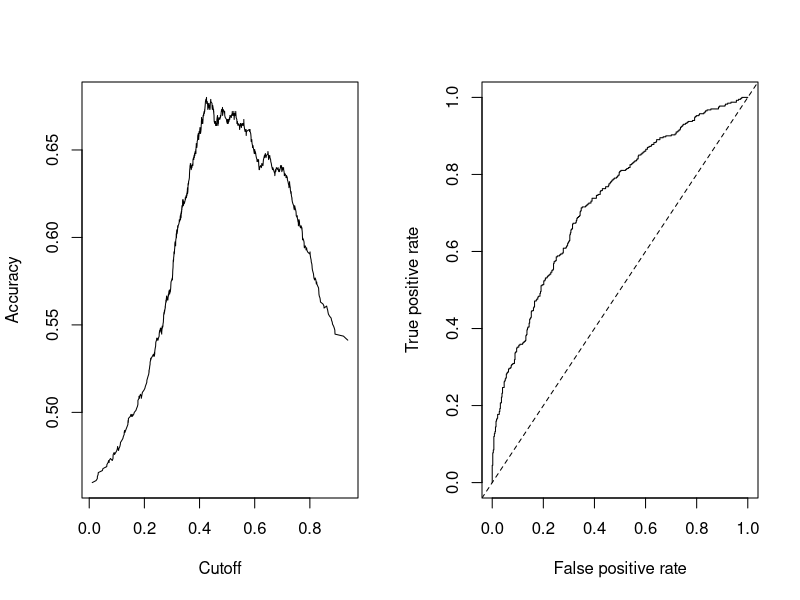

R code for this plot:
# Loading data
#install.packages("AER")
library(AER)
data("SwissLabor")

# Linear Probability Model ----
# participation is recorded as Yes or No
# R doesn't recognize it as numeric automatically, we need to do it
# when transform data to numeric, Yes = 2, No = 1
# by minusing 1 we change it to Yes = 1, No = 0
SwissLabor$participation <- as.numeric(SwissLabor$participation) - 1
swiss_lpm <- lm(participation ~ ., data = SwissLabor)
summary(swiss_lpm)

summary(predict(swiss_lpm))

# Probit & Logit Model ----
data("SwissLabor")

# Probit model ----
swiss_probit <- glm(participation ~ ., data = SwissLabor, 
                    family = binomial(link = "probit"))

summary(swiss_probit)

# finding the marginal effects of continuous regressors
pav <- mean(dnorm(predict(swiss_probit, type = "link")))
pav * coef(swiss_probit)

# finding the marginal effects of binary regressors
SwissLaborS <- SwissLaborNS <- SwissLabor

SwissLaborS$foreign <- 'yes'
SwissLaborNS$foreign <- 'no'

predictionsS <- predict(swiss_probit, newdata = SwissLaborS, type = "response")
predictionsNS <- predict(swiss_probit, newdata = SwissLaborNS, type = "response")

mean(predictionsS) - mean(predictionsNS)

# Lasso model ----
# fit a lasso model
swiss_logit <- glm(participation ~ ., data = SwissLabor, family = binomial)
summary(swiss_logit)

# find the marginal effect for continuous variable regressors
lav <- mean(dlogis(predict(swiss_logit, type = "link")))
lav * coef(swiss_logit)

# find the marginal effect for binary variable regressors
predictionsS <- predict(swiss_logit, newdata = SwissLaborS, type = "response")
predictionsNS <- predict(swiss_logit, newdata = SwissLaborNS, type = "response")

mean(predictionsS) - mean(predictionsNS)

# Assess the fit of a binary regression model ----
# Use both confusion matrix and ROC curve.

# confusion matrix
table(true = SwissLabor$participation, pred = round(fitted(swiss_probit)))
table(true = SwissLabor$participation, pred = round(fitted(swiss_logit)))

# ROC
#install.packages("ROCR")
library(ROCR)
pred <- prediction(fitted(swiss_probit), SwissLabor$participation)

par(mfrow=c(1,2))
plot(performance(pred, "acc"))
plot(performance(pred, "tpr", "fpr"))
abline(0, 1, lty = 2)
